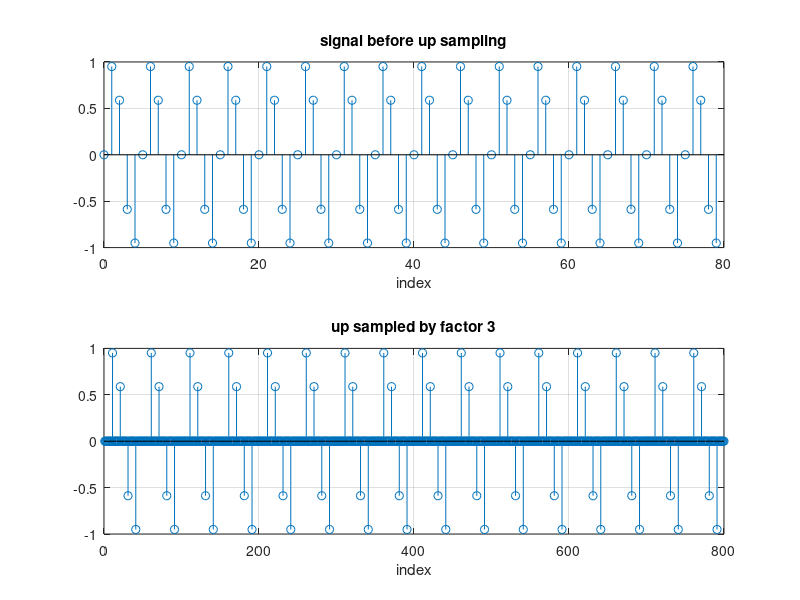

The MATLAB source for this figure:
clc;
clear all; 
close all; 
f=0.2; %period will be 1/0.05 =20 samples, after each 20 samples the signal repeats

n=0:79 ; %lets show two full periods... 40 samples... 

x=sin(2*pi*f*n); 

subplot(211), stem(n,x), xlabel('index'), title('signal before up sampling'), grid on; 
L=10; %up sampling rate
k=n(1); 
id =1; 
for i=1:L*length(n)
    if(~mod(k,L))
        y(i) = x(id);
        id=id+1;
    else
        y(i)=0;
    end
    k=k+1; 
end
subplot(212), stem(y), xlabel('index'), title('up sampled by factor 3'), grid on 
